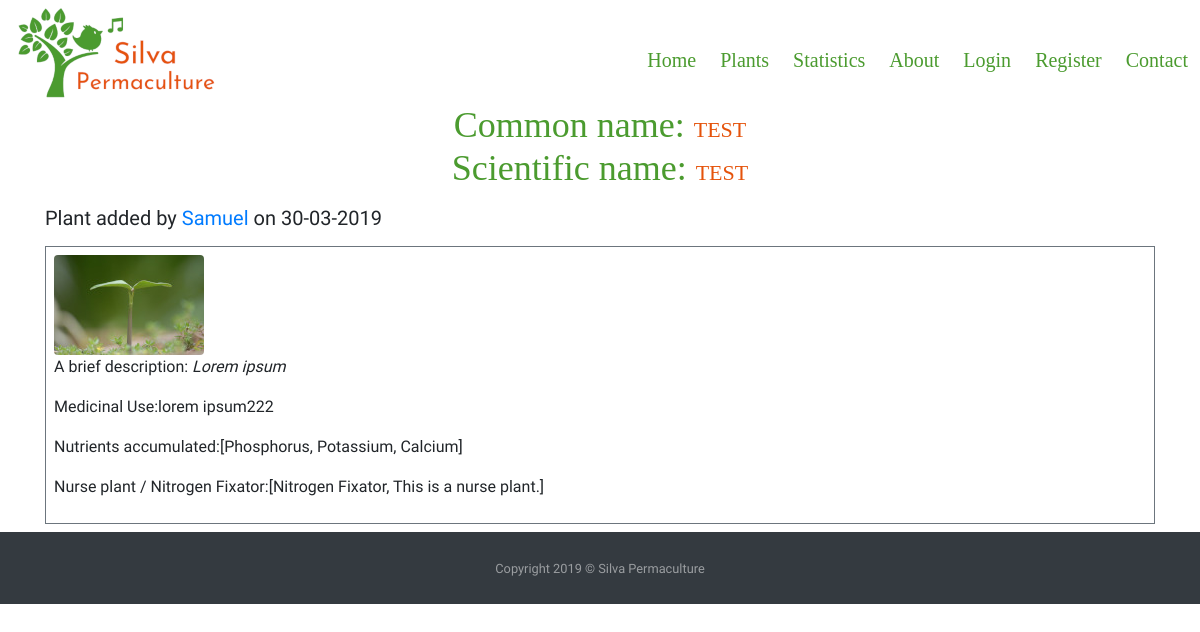
Page /plants/1 on the committed database.
### silvapermaculture/models.py (models this page shows, shortened)
class Plants(db.Model):
    id = db.Column(db.Integer, primary_key=True)
    common_name = db.Column(db.String(40), nullable=False)
    botanical_name = db.Column(db.String(80), unique=True, nullable=False)
    short_description = db.Column(db.Text, nullable=False)
    medicinal = db.Column(db.Text, nullable=False)
    image_file = db.Column(db.String(20), default='default_plant_pic.jpg')
    date_added = db.Column(db.DateTime, nullable=False, default=datetime.utcnow)
    user_id = db.Column(db.Integer, db.ForeignKey('user.id'), nullable=False)
    dna = db.relationship('DNA', secondary = plants_dna_table)  # Dynamic_Nutrient_Accumulated
    nfn = db.relationship('NFN', secondary = plants_nfn_table)  # Nitrogen_Fixers_Nursing

class User(db.Model, UserMixin):
    id = db.Column(db.Integer, primary_key=True)
    username = db.Column(db.String(20), unique=True, nullable=False)
    password = db.Column(db.String(60), nullable=False)
    image_file = db.Column(db.String(20), nullable=False, default = 'default.png')
    add_plants = db.relationship('Plants', backref = 'author', lazy=True)

class DNA(db.Model):
    id = db.Column(db.Integer, primary_key=True)
    element = db.Column(db.String(15))
    def __repr__(self):
        return '{}'.format(self.element)

class NFN(db.Model):
    id = db.Column(db.Integer, primary_key=True)
    plant_extra = db.Column(db.String(40))
    def __repr__(self):
        return '{}'.format(self.plant_extra)

### silvapermaculture/routes.py (the view)
@app.route("/plants/<int:plant_id>")
def plant(plant_id):
    plant = Plants.query.get_or_404(plant_id)
    return render_template('plant.html', title=plant.common_name, plant=plant)

### silvapermaculture/templates/plant.html (shortened to what this page needs)
{% extends "layout.html" %}
    {% block content %}
        <div class="row">
            <div class="col-12">
                <h1 class="text-center" id="heading">Common name: <span class="titles">{{ plant.common_name }}</span><br/>
                Scientific name: <span class="titles">{{ plant.botanical_name }} </span></h1>
            </div>
        </div>
        <div class="row">
            <div class="col-12 col-lg-9">
                <h5 class="my-2 text-left">Plant added by <a href="#">{{ plant.author.username }}</a>
                    on {{ plant.date_added.strftime('%d-%m-%Y') }}</h5>
            </div>
        </div>
        <div class="row">
            <div class="col-12">
                <div class="my-2 p-2 border border-secondary">
                    <img class="img-fluid rounded " src="{{ url_for('static', filename='img/plants/' + plant.image_file) }}"  alt="Default plant image"/>
                    <p class="text-left">A brief description: <em>{{ plant.short_description }}</em> </p>
                    <p class="text-left">Medicinal Use:{{ plant.medicinal }}</p>
                    <p class="text-left">Nutrients accumulated:{{plant.dna }}</p>
                    <p class="text-left">Nurse plant / Nitrogen Fixator:{{ plant.nfn }}</p>
                </div>
            </div>
        </div>
    {% endblock content %} #Jinja2 allows to put the name of the block here so to know which block is closing if we have multiple.

### silvapermaculture/static/css/style.css (style rules this page uses)
body { font-family: "Mali",cursive; }
#heading { color: #4B9B2F; font-size: 36px; font-family: 'Josefin Sans'; }
.titles { color: #E5530B; font-family: 'Josefin Sans'; font-size:22px }

### rows in the picture
Plants: common_name "TEST", botanical_name "TEST", date_added "30-03-2019", image_file (placeholder picture), short_description "Lorem ipsum", medicinal "lorem ipsum222"
User: author.username "Samuel"
DNA: dna "[Phosphorus, Potassium, Calcium]"
NFN: nfn "[Nitrogen Fixator, This is a nurse plant.]"
